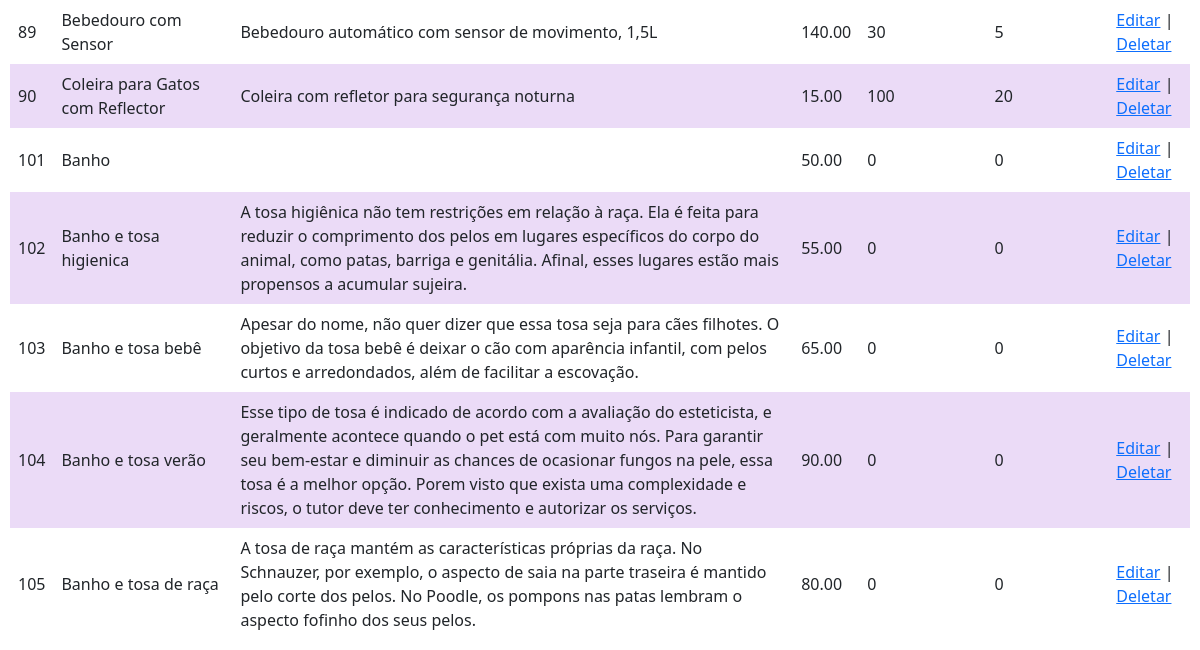
The app's page /pages/produto_estoque.php (lower part), older data.
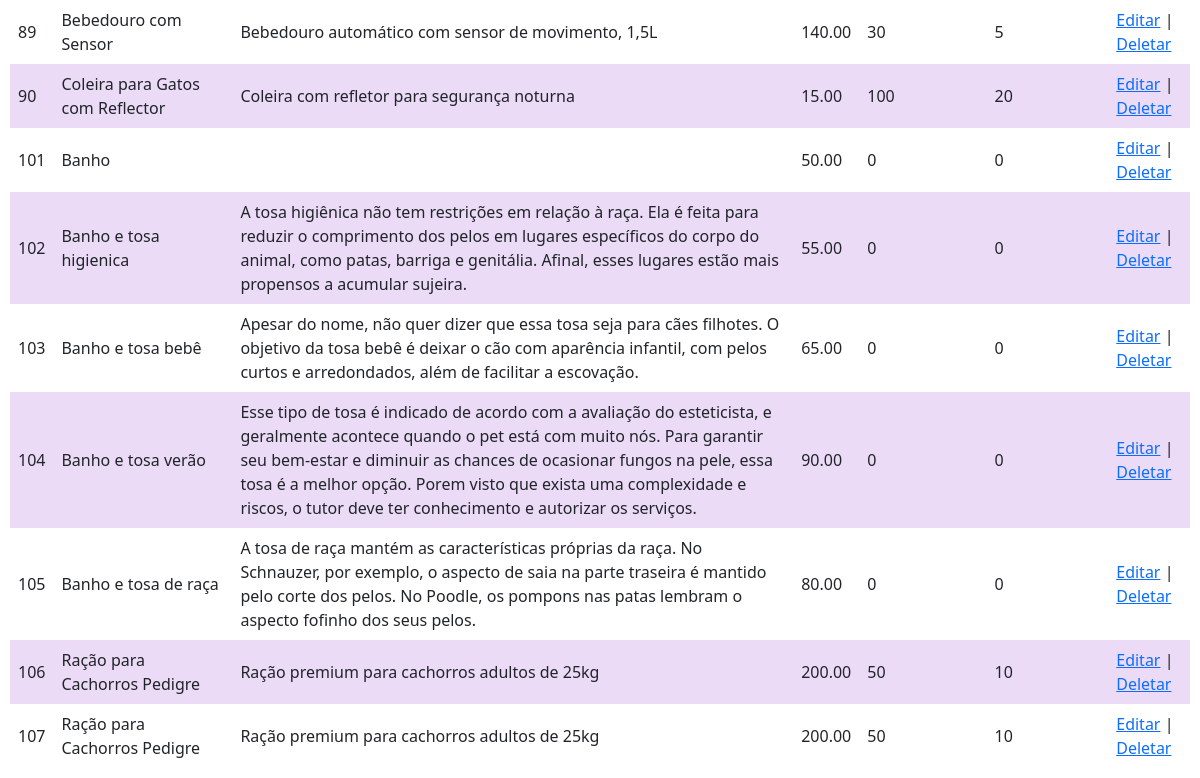
The same page, newer data.
### tables this page shows
CREATE TABLE IF NOT EXISTS `produto` (
  `idProduto` int NOT NULL AUTO_INCREMENT,
  `Nome` varchar(100) NOT NULL,
  `Descricao` text,
  `Preco` decimal(10,2) NOT NULL,
  `Quantidade_Estoque` int NOT NULL,
  `Quantidade_Minima` int NOT NULL,
  `idFornecedor` int DEFAULT NULL,
  PRIMARY KEY (`idProduto`),
  KEY `idFornecedor` (`idFornecedor`)
);

### pages/produto_estoque.php (the view, shortened to what this page needs)
<?php
$dbConnection = new DBConnection();
$conn = $dbConnection->getConnection();
?>
<!DOCTYPE html>
<html lang="pt-br">
<head>
    <link rel="stylesheet" href="../css/styles_produtos.css">
    <link rel="stylesheet" href="https://stackpath.bootstrapcdn.com/bootstrap/5.0.0-alpha1/css/bootstrap.min.css">
    <link rel="stylesheet" href="https://cdn.jsdelivr.net/chartist.js/latest/chartist.min.css">
</head>
<body>
    <table>
        <tbody>
            <?php
            $query = "SELECT * FROM produto";
            $stmt = $conn->query($query);
            if($stmt->rowCount() > 0) {
                while($row = $stmt->fetch(PDO::FETCH_ASSOC)) {
                    echo "<tr>";
                    echo "<td>" . $row['idProduto'] ."</td>";
                    echo "<td>" . $row['Nome'] . "</td>";
                    echo "<td>" . $row['Descricao'] . "</td>";
                    echo "<td>" . $row['Preco'] . "</td>";
                    echo "<td>" . $row['Quantidade_Estoque'] . "</td>";
                    echo "<td>" . $row['Quantidade_Minima'] . "</td>";
                    echo "<td>";
                    echo "<a href='editar.php?id=" . $row['idProduto'] . "'>Editar</a>";
                    echo " | ";
                    echo "<a href='dashboard.php?action=deleteProduto&id=" . $row['idProduto'] . "' onclick='return confirm(\"Tem certeza que deseja excluir este produto?\")'>Deletar</a>";
                    echo "</td>";
                    echo "</tr>";
                }
            } else {
                echo "<tr><td colspan='7'>Nenhum produto encontrado.</td></tr>";
            }
            ?>
        </tbody>
    </table>
</body>
</html>

### CSS/styles_produtos.css (style rules this page uses)
body { font-family: Arial, sans-serif; background-color: #f4f4f4; padding: 10PX; }
table { width: 100%; border-collapse: collapse; margin-top: 20px; }

Row changes from the older to the newer data that the page shows:
added produto: idProduto "106", Nome "Ração para Cachorros Pedigre", Descricao "Ração premium para cachorros adultos de 25kg", Preco "200.00", Quantidade_Estoque "50", Quantidade_Minima "10"
added produto: idProduto "107", Nome "Ração para Cachorros Pedigre", Descricao "Ração premium para cachorros adultos de 25kg", Preco "200.00", Quantidade_Estoque "50", Quantidade_Minima "10"
